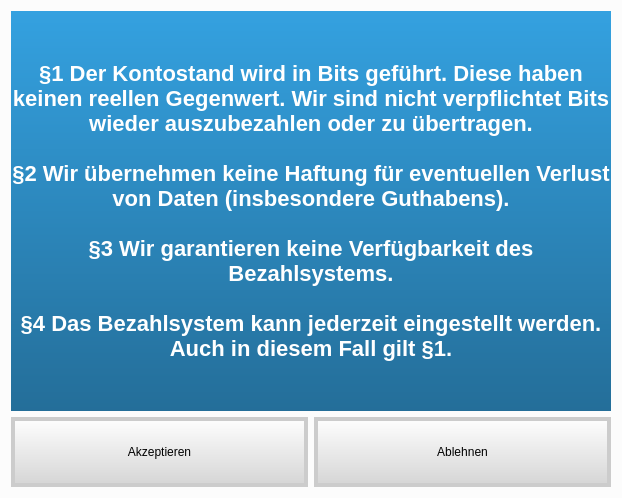
<?xml version="1.0" encoding="UTF-8"?>
<ui version="4.0">
 <class>TosWindow</class>
 <widget class="QDialog" name="TosWindow">
  <property name="windowModality">
   <enum>Qt::ApplicationModal</enum>
  </property>
  <property name="geometry">
   <rect>
    <x>0</x>
    <y>0</y>
    <width>620</width>
    <height>498</height>
   </rect>
  </property>
  <property name="sizePolicy">
   <sizepolicy hsizetype="Expanding" vsizetype="Expanding">
    <horstretch>0</horstretch>
    <verstretch>0</verstretch>
   </sizepolicy>
  </property>
  <property name="minimumSize">
   <size>
    <width>0</width>
    <height>0</height>
   </size>
  </property>
  <property name="windowTitle">
   <string>AGBs</string>
  </property>
  <property name="styleSheet">
   <string notr="true">QDialog {
	background-color: #FCFCFC;
}

QLineEdit {
	text-align: center center;
	border: 4px solid #CCC;
	border-radius: 0.5em;
	background-color: qlineargradient(spread:pad, x1:0, y1:0, x2:0, y2:1, stop:0  rgba(255, 255, 255, 255), stop:1 rgba(235, 235, 235, 255));
}

QLineEdit:disabled {
	color: black;
}

QLabel#message {
	color: white;
	background-color: qlineargradient(spread:pad, x1:0, y1:0, x2:0, y2:1, stop:0 rgba(52, 161, 224, 255), stop:1 rgba(36, 110, 153, 255));
	border-radius: 1em;
	padding: 1em;
	font-size: 22px;
	font-weight: bold;
}

#logo {
	image: url(resource/logo.png);
}

QPushButton, QToolButton {
	border: 4px solid #CCC;
	border-radius: 0.5em;
	background-color: qlineargradient(spread:pad, x1:0, y1:0, x2:0, y2:1, stop:0 rgba(255, 255, 255, 255), stop:1 rgba(212, 212, 212, 255));
	padding: 0.3em;
}

QPushButton:on, QToolButton:on {
	border-color: #85c441;
	background-color: qlineargradient(spread:pad, x1:0, y1:1, x2:0, y2:0, stop:0 rgba(255, 255, 255, 255), stop:1 rgba(212, 212, 212, 255));
}

QPushButton:hover {
	border-color: #ED3636;
	background-color: qlineargradient(spread:pad, x1:0, y1:1, x2:0, y2:0, stop:0 rgba(255, 255, 255, 255), stop:1 rgba(212, 212, 212, 255));
}

QPushButton:pressed {
	border-color: #85c441;
	background-color: qlineargradient(spread:pad, x1:0, y1:1, x2:0, y2:0, stop:0 rgba(255, 255, 255, 255), stop:1 rgba(212, 212, 212, 255));
}</string>
  </property>
  <layout class="QVBoxLayout" name="verticalLayout_2">
   <item>
    <layout class="QVBoxLayout" name="verticalLayout">
     <item>
      <widget class="QLabel" name="message">
       <property name="sizePolicy">
        <sizepolicy hsizetype="Maximum" vsizetype="Minimum">
         <horstretch>40</horstretch>
         <verstretch>0</verstretch>
        </sizepolicy>
       </property>
       <property name="minimumSize">
        <size>
         <width>600</width>
         <height>400</height>
        </size>
       </property>
       <property name="text">
        <string>§1 Der Kontostand wird in Bits geführt. Diese haben keinen reellen Gegenwert. Wir sind nicht verpflichtet Bits wieder auszubezahlen oder zu übertragen.

§2 Wir übernehmen keine Haftung für eventuellen Verlust von Daten (insbesondere Guthabens).

§3 Wir garantieren keine Verfügbarkeit des Bezahlsystems.

§4 Das Bezahlsystem kann jederzeit eingestellt werden. Auch in diesem Fall gilt §1.</string>
       </property>
       <property name="textFormat">
        <enum>Qt::AutoText</enum>
       </property>
       <property name="scaledContents">
        <bool>false</bool>
       </property>
       <property name="alignment">
        <set>Qt::AlignCenter</set>
       </property>
       <property name="wordWrap">
        <bool>true</bool>
       </property>
       <property name="textInteractionFlags">
        <set>Qt::NoTextInteraction</set>
       </property>
      </widget>
     </item>
     <item>
      <layout class="QHBoxLayout" name="horizontalLayout">
       <item>
        <widget class="QPushButton" name="pushAccept">
         <property name="minimumSize">
          <size>
           <width>0</width>
           <height>70</height>
          </size>
         </property>
         <property name="text">
          <string>Akzeptieren</string>
         </property>
        </widget>
       </item>
       <item>
        <widget class="QPushButton" name="pushCancel">
         <property name="minimumSize">
          <size>
           <width>0</width>
           <height>70</height>
          </size>
         </property>
         <property name="text">
          <string>Ablehnen</string>
         </property>
        </widget>
       </item>
      </layout>
     </item>
    </layout>
   </item>
  </layout>
 </widget>
 <resources/>
 <connections/>
</ui>
